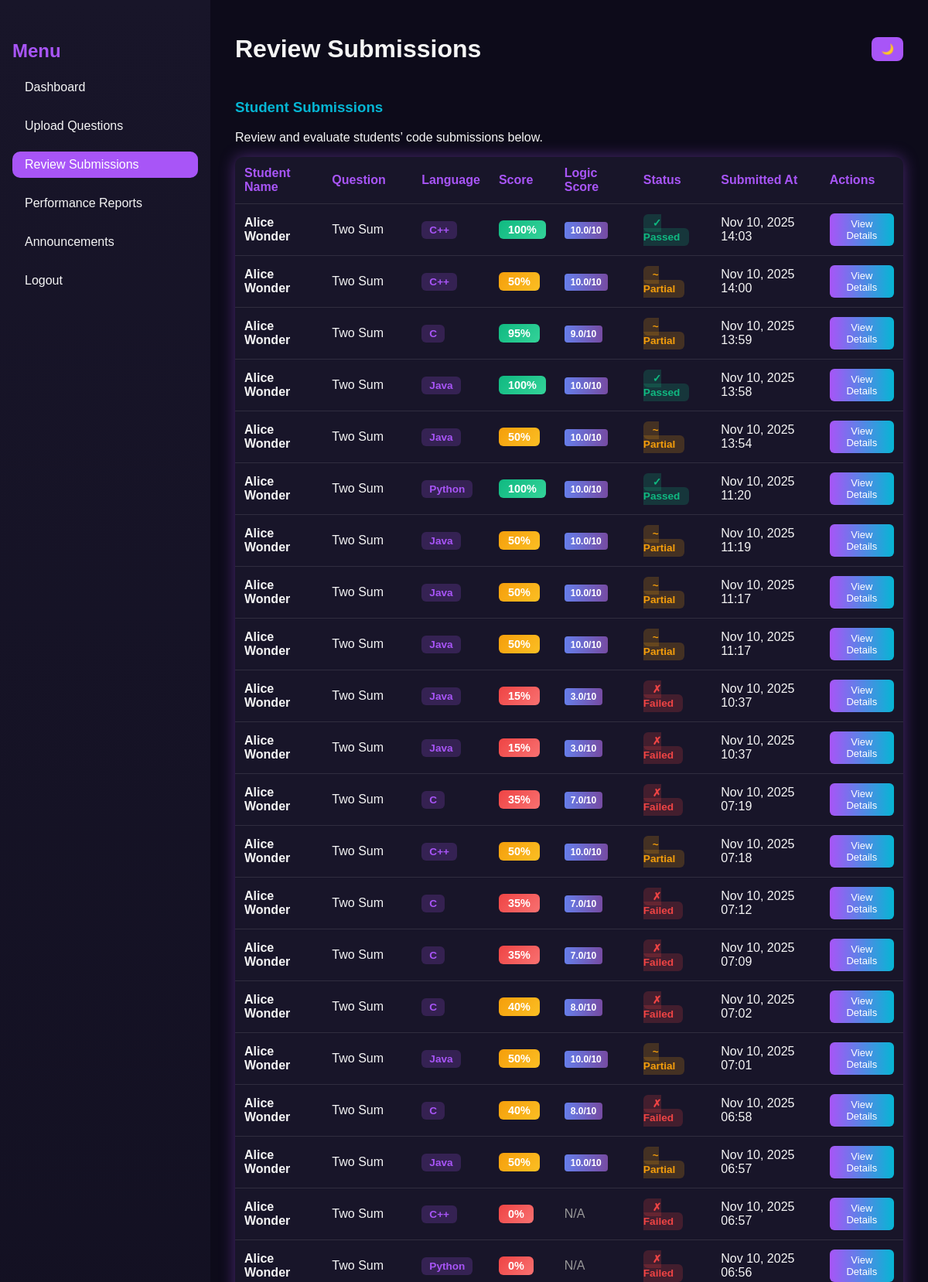
The page /faculty/review-submissions/ (signed in, upper part) on the database its author committed.
### core/models.py (models this page shows, shortened)
class Submission(models.Model):
    student = models.ForeignKey(Student, on_delete=models.CASCADE)
    question = models.ForeignKey(Question, on_delete=models.CASCADE)
    code = models.TextField()
    language = models.CharField(max_length=20)
    result = models.JSONField(null=True, blank=True)  # store output, correctness, AI feedback
    score = models.FloatField(default=0)
    submitted_at = models.DateTimeField(auto_now_add=True)

class Student(models.Model):
    user = models.OneToOneField(User, on_delete=models.CASCADE)
    faculty = models.ForeignKey(Faculty, on_delete=models.SET_NULL, null=True, blank=True)
    group = models.ForeignKey(Group, on_delete=models.SET_NULL, null=True, blank=True, related_name='students')

class Question(models.Model):
    faculty = models.ForeignKey(Faculty, on_delete=models.CASCADE, related_name='questions')
    title = models.CharField(max_length=255)
    description = models.TextField()
    difficulty = models.CharField(
        max_length=20,
        choices=[('Easy', 'Easy'), ('Medium', 'Medium'), ('Hard', 'Hard')],
        default='Easy'
    )
    marks = models.IntegerField(default=0)
    created_at = models.DateTimeField(auto_now_add=True)
    example_input = models.TextField(blank=True)
    example_output = models.TextField(blank=True)
    constraints = models.TextField(blank=True)

### core/views.py (the view)
# urls.py: path('faculty/review-submissions/', views.review_submissions, name='review_submissions'),
@login_required
def review_submissions(request):
    submissions = Submission.objects.filter(
        question__faculty=request.user.faculty
    ).select_related('student', 'question').order_by('-submitted_at')
    return render(request, 'core/review_submissions.html', {'submissions': submissions})

### core/templates/core/review_submissions.html (shortened to what this page needs)
{% load static %}
<!DOCTYPE html>
<html lang="en">
<head>
  <link rel="stylesheet" href="{% static 'dynamic/CSS/faculty_dashboard.css' %}" />
</head>
<body>
  <div class="dashboard">
    <aside class="sidebar">
      <h2 class="menu-title">Menu</h2>
      <ul>
        <li><a href="{% url 'faculty_dashboard' %}">Dashboard</a></li>
        <li><a href="{% url 'upload_question' %}">Upload Questions</a></li>
        <li><a href="{% url 'review_submissions' %}" class="active">Review Submissions</a></li>
        <li><a href="{% url 'performance_reports' %}">Performance Reports</a></li>
        <li><a href="{% url 'faculty_announcements' %}">Announcements</a></li>
        <li><a href="{% url 'logout' %}">Logout</a></li>
      </ul>
    </aside>
    <main class="main-content">
      <header class="topbar">
        <h1>Review Submissions</h1>
        <div class="theme-toggle">
          <button id="themeToggle">🌙</button>
        </div>
      </header>
      <section class="overview">
        <h3>Student Submissions</h3>
        <p>Review and evaluate students’ code submissions below.</p>
        <table class="styled-table">
          <thead>
            <tr>
              <th>Student Name</th>
              <th>Question</th>
              <th>Language</th>
              <th>Score</th>
              <th>Logic Score</th>
              <th>Status</th>
              <th>Submitted At</th>
              <th>Actions</th>
            </tr>
          </thead>
          <tbody>
            {% for submission in submissions %}
              <tr>
                <td><strong>{{ submission.student.user.get_full_name|default:submission.student.user.username }}</strong></td>
                <td>{{ submission.question.title }}</td>
                <td><span class="lang-badge">{{ submission.language }}</span></td>
                <td>
                  <span class="score-badge {% if submission.score >= 70 %}score-high{% elif submission.score >= 40 %}score-medium{% else %}score-low{% endif %}">
                    {{ submission.score|floatformat:0 }}%
                  </span>
                </td>
                <td>
                  {% if submission.result.logic_score is not None %}
                    <span class="logic-score">{{ submission.result.logic_score }}/10</span>
                  {% else %}
                    <span style="color: #999;">N/A</span>
                  {% endif %}
                </td>
                <td>
                  {% if submission.score == 100 %}
                    <span class="status-badge status-passed">✓ Passed</span>
                  {% elif submission.score >= 50 %}
                    <span class="status-badge status-partial">~ Partial</span>
                  {% else %}
                    <span class="status-badge status-failed">✗ Failed</span>
                  {% endif %}
                </td>
                <td>{{ submission.submitted_at|date:"M d, Y H:i" }}</td>
                <td>
                  <button class="view-details-btn" onclick="toggleDetails({{ submission.id }})">View Details</button>
                </td>
              </tr>
            {% empty %}
              <tr>
                <td colspan="8" style="text-align: center; padding: 40px; color: #999; font-style: italic;">No submissions yet. Students haven't submitted any code.</td>
              </tr>
            {% endfor %}
          </tbody>
        </table>
      </section>
    </main>
  </div>
</body>
</html>

### core/static/dynamic/CSS/faculty_dashboard.css (style rules this page uses)
:root { --bg-dark: #0d0b1a; --bg-light: #f4f4f8; --text-dark: #f5f5f5; --text-light: #222; --accent1: #a855f7; --accent2: #06b6d4; --card-dark: #181529; --card-light: #ffffff; --shadow-glow: 0 0 20px rgba(168, 85, 247, 0.4); }
body { font-family: "Poppins", sans-serif; margin: 0; background-color: var(--bg-dark); color: var(--text-dark); transition: background 0.4s, color 0.4s; }
.dashboard { display: flex; height: 100vh; }
.sidebar { width: 240px; background: linear-gradient(180deg, #181529, #0d0b1a); padding: 2rem 1rem; box-shadow: var(--shadow-glow); }
.sidebar .menu-title { color: var(--accent1); font-weight: 700; font-size: 1.5rem; margin-bottom: 1rem; }
.sidebar ul { list-style: none; padding: 0; }
.sidebar ul li { margin: 1rem 0; }
.sidebar ul li a { color: var(--text-dark); text-decoration: none; font-size: 1rem; display: block; padding: 0.5rem 1rem; border-radius: 10px; transition: background 0.3s; }
.sidebar ul li a:hover, .sidebar ul li a.active { background: var(--accent1); color: #fff; }
.main-content { flex: 1; background: var(--bg-dark); color: var(--text-dark); padding: 1.5rem 2rem; overflow-y: auto; transition: background 0.4s, color 0.4s; }
.topbar { display: flex; justify-content: space-between; align-items: center; }
.theme-toggle button { background: var(--accent1); border: none; padding: 8px 12px; border-radius: 8px; color: white; cursor: pointer; transition: 0.3s; }
.overview h3 { color: var(--accent2); margin-top: 1.5rem; }
.upload-form, .overview table { background: var(--card-dark); padding: 1rem; border-radius: 10px; box-shadow: var(--shadow-glow); margin-top: 1rem; }
.styled-table { width: 100%; border-collapse: collapse; }
.styled-table th, .styled-table td { border-bottom: 1px solid rgba(255, 255, 255, 0.1); padding: 12px; text-align: left; }
.styled-table th { color: var(--accent1); }
.lang-badge { padding: 4px 10px; border-radius: 6px; background: rgba(168, 85, 247, 0.2); color: var(--accent1); font-size: 0.85rem; font-weight: 600; }
.score-badge { padding: 4px 12px; border-radius: 6px; font-weight: 700; font-size: 0.9rem; }
.score-high { background: linear-gradient(135deg, #10b981, #34d399); color: white; }
.score-medium { background: linear-gradient(135deg, #f59e0b, #fbbf24); color: white; }
.score-low { background: linear-gradient(135deg, #ef4444, #f87171); color: white; }
.status-badge { padding: 4px 12px; border-radius: 6px; font-size: 0.85rem; font-weight: 600; }
.status-passed { background: rgba(16, 185, 129, 0.2); color: #10b981; }
.status-partial { background: rgba(245, 158, 11, 0.2); color: #f59e0b; }
.status-failed { background: rgba(239, 68, 68, 0.2); color: #ef4444; }

### core/templates/core/review_submissions.html (style rules this page uses)
.view-details-btn { background: linear-gradient(90deg, #a855f7, #06b6d4); color: white; border: none; padding: 6px 12px; border-radius: 6px; cursor: pointer; font-size: 13px; transition: transform 0.2s; }
.logic-score { background: linear-gradient(90deg, #667eea, #764ba2); color: white; padding: 4px 8px; border-radius: 4px; font-size: 12px; font-weight: 600; }

### rows shown on the page
Submission: student.user.get_full_name "Alice Wonder", question "Two Sum", language "C++", score "100", result.logic_score "10.0", shows "✓ Passed", submitted_at "Nov 10, 2025 14:03"
Submission: student.user.get_full_name "Alice Wonder", question "Two Sum", language "C++", score "50", result.logic_score "10.0", shows "~ Partial", submitted_at "Nov 10, 2025 14:00"
Submission: student.user.get_full_name "Alice Wonder", question "Two Sum", language "C", score "95", result.logic_score "9.0", shows "~ Partial", submitted_at "Nov 10, 2025 13:59"
Submission: student.user.get_full_name "Alice Wonder", question "Two Sum", language "Java", score "100", result.logic_score "10.0", shows "✓ Passed", submitted_at "Nov 10, 2025 13:58"
Submission: student.user.get_full_name "Alice Wonder", question "Two Sum", language "Java", score "50", result.logic_score "10.0", shows "~ Partial", submitted_at "Nov 10, 2025 13:54"
Submission: student.user.get_full_name "Alice Wonder", question "Two Sum", language "Python", score "100", result.logic_score "10.0", shows "✓ Passed", submitted_at "Nov 10, 2025 11:20"
Submission: student.user.get_full_name "Alice Wonder", question "Two Sum", language "Java", score "50", result.logic_score "10.0", shows "~ Partial", submitted_at "Nov 10, 2025 11:19"
Submission: student.user.get_full_name "Alice Wonder", question "Two Sum", language "Java", score "50", result.logic_score "10.0", shows "~ Partial", submitted_at "Nov 10, 2025 11:17"
Submission: student.user.get_full_name "Alice Wonder", question "Two Sum", language "Java", score "50", result.logic_score "10.0", shows "~ Partial", submitted_at "Nov 10, 2025 11:17"
Submission: student.user.get_full_name "Alice Wonder", question "Two Sum", language "Java", score "15", result.logic_score "3.0", shows "✗ Failed", submitted_at "Nov 10, 2025 10:37"
Submission: student.user.get_full_name "Alice Wonder", question "Two Sum", language "Java", score "15", result.logic_score "3.0", shows "✗ Failed", submitted_at "Nov 10, 2025 10:37"
Submission: student.user.get_full_name "Alice Wonder", question "Two Sum", language "C", score "35", result.logic_score "7.0", shows "✗ Failed", submitted_at "Nov 10, 2025 07:19"
Submission: student.user.get_full_name "Alice Wonder", question "Two Sum", language "C++", score "50", result.logic_score "10.0", shows "~ Partial", submitted_at "Nov 10, 2025 07:18"
Submission: student.user.get_full_name "Alice Wonder", question "Two Sum", language "C", score "35", result.logic_score "7.0", shows "✗ Failed", submitted_at "Nov 10, 2025 07:12"
Submission: student.user.get_full_name "Alice Wonder", question "Two Sum", language "C", score "35", result.logic_score "7.0", shows "✗ Failed", submitted_at "Nov 10, 2025 07:09"
Submission: student.user.get_full_name "Alice Wonder", question "Two Sum", language "C", score "40", result.logic_score "8.0", shows "✗ Failed", submitted_at "Nov 10, 2025 07:02"
Submission: student.user.get_full_name "Alice Wonder", question "Two Sum", language "Java", score "50", result.logic_score "10.0", shows "~ Partial", submitted_at "Nov 10, 2025 07:01"
Submission: student.user.get_full_name "Alice Wonder", question "Two Sum", language "C", score "40", result.logic_score "8.0", shows "✗ Failed", submitted_at "Nov 10, 2025 06:58"
Submission: student.user.get_full_name "Alice Wonder", question "Two Sum", language "Java", score "50", result.logic_score "10.0", shows "~ Partial", submitted_at "Nov 10, 2025 06:57"
Submission: student.user.get_full_name "Alice Wonder", question "Two Sum", language "C++", score "0", shows "N/A", shows "✗ Failed", submitted_at "Nov 10, 2025 06:57"
Submission: student.user.get_full_name "Alice Wonder", question "Two Sum", language "Python", score "0", shows "N/A", shows "✗ Failed", submitted_at "Nov 10, 2025 06:56"
